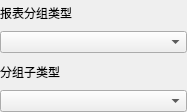
<?xml version="1.0" encoding="UTF-8"?>
<ui version="4.0">
 <class>w_rpt_report_frame_cash</class>
 <widget class="QWidget" name="w_rpt_report_frame_cash">
  <property name="geometry">
   <rect>
    <x>0</x>
    <y>0</y>
    <width>187</width>
    <height>112</height>
   </rect>
  </property>
  <property name="windowTitle">
   <string>Form</string>
  </property>
  <layout class="QVBoxLayout" name="verticalLayout">
   <property name="leftMargin">
    <number>0</number>
   </property>
   <property name="topMargin">
    <number>0</number>
   </property>
   <property name="rightMargin">
    <number>0</number>
   </property>
   <property name="bottomMargin">
    <number>0</number>
   </property>
   <item>
    <widget class="QLabel" name="label_group">
     <property name="text">
      <string>报表分组类型</string>
     </property>
    </widget>
   </item>
   <item>
    <widget class="QComboBox" name="comboBox_group"/>
   </item>
   <item>
    <widget class="QLabel" name="label_group_2">
     <property name="text">
      <string>分组子类型</string>
     </property>
    </widget>
   </item>
   <item>
    <widget class="QComboBox" name="comboBox_group_2"/>
   </item>
  </layout>
 </widget>
 <resources/>
 <connections/>
</ui>
